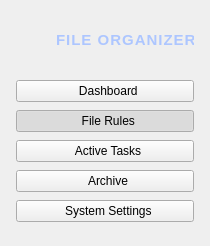
         <widget class="QFrame" name="sidebarFrame">
          <property name="minimumSize">
           <size>
            <width>210</width>
            <height>0</height>
           </size>
          </property>
          <property name="maximumSize">
           <size>
            <width>210</width>
            <height>16777215</height>
           </size>
          </property>
          <layout class="QVBoxLayout" name="verticalLayout_sidebar">
           <property name="spacing">
            <number>8</number>
           </property>
           <property name="leftMargin">
            <number>16</number>
           </property>
           <property name="topMargin">
            <number>24</number>
           </property>
           <property name="rightMargin">
            <number>16</number>
           </property>
           <property name="bottomMargin">
            <number>24</number>
           </property>
           <item>
            <layout class="QHBoxLayout" name="sidebarLogoLayout">
             <property name="bottomMargin">
              <number>16</number>
             </property>
             <item>
              <widget class="QLabel" name="lbl_side_logo">
               <property name="minimumSize">
                <size>
                 <width>32</width>
                 <height>32</height>
                </size>
               </property>
               <property name="maximumSize">
                <size>
                 <width>32</width>
                 <height>32</height>
                </size>
               </property>
               <property name="pixmap">
                <pixmap>file-organizer-logo.svg</pixmap>
               </property>
               <property name="scaledContents">
                <bool>true</bool>
               </property>
              </widget>
             </item>
             <item>
              <widget class="QLabel" name="lbl_side_appname">
               <property name="styleSheet">
                <string>font-weight: 800; letter-spacing: 1px; color: #adc6ff; font-size: 15px;</string>
               </property>
               <property name="text">
                <string>FILE ORGANIZER</string>
               </property>
              </widget>
             </item>
            </layout>
           </item>
           <item>
            <widget class="QPushButton" name="btn_nav_dash">
             <property name="cursor">
              <cursorShape>PointingHandCursor</cursorShape>
             </property>
             <property name="text">
              <string>  Dashboard</string>
             </property>
             <property name="checkable">
              <bool>true</bool>
             </property>
             <property name="autoExclusive">
              <bool>true</bool>
             </property>
            </widget>
           </item>
           <item>
            <widget class="QPushButton" name="btn_nav_rules">
             <property name="cursor">
              <cursorShape>PointingHandCursor</cursorShape>
             </property>
             <property name="text">
              <string>  File Rules</string>
             </property>
             <property name="checkable">
              <bool>true</bool>
             </property>
             <property name="checked">
              <bool>true</bool>
             </property>
             <property name="autoExclusive">
              <bool>true</bool>
             </property>
            </widget>
           </item>
           <item>
            <widget class="QPushButton" name="btn_nav_tasks">
             <property name="cursor">
              <cursorShape>PointingHandCursor</cursorShape>
             </property>
             <property name="text">
              <string>  Active Tasks</string>
             </property>
             <property name="checkable">
              <bool>true</bool>
             </property>
             <property name="autoExclusive">
              <bool>true</bool>
             </property>
            </widget>
           </item>
           <item>
            <widget class="QPushButton" name="btn_nav_archive">
             <property name="cursor">
              <cursorShape>PointingHandCursor</cursorShape>
             </property>
             <property name="text">
              <string>  Archive</string>
             </property>
             <property name="checkable">
              <bool>true</bool>
             </property>
             <property name="autoExclusive">
              <bool>true</bool>
             </property>
            </widget>
           </item>
           <item>
            <spacer name="verticalSpacer_sidebar">
             <property name="orientation">
              <enum>Qt::Vertical</enum>
             </property>
             <property name="sizeHint" stdset="0">
              <size>
               <width>0</width>
               <height>0</height>
              </size>
             </property>
            </spacer>
           </item>
           <item>
            <widget class="QPushButton" name="btn_nav_settings">
             <property name="cursor">
              <cursorShape>PointingHandCursor</cursorShape>
             </property>
             <property name="text">
              <string>  System Settings</string>
             </property>
            </widget>
           </item>
          </layout>
         </widget>
